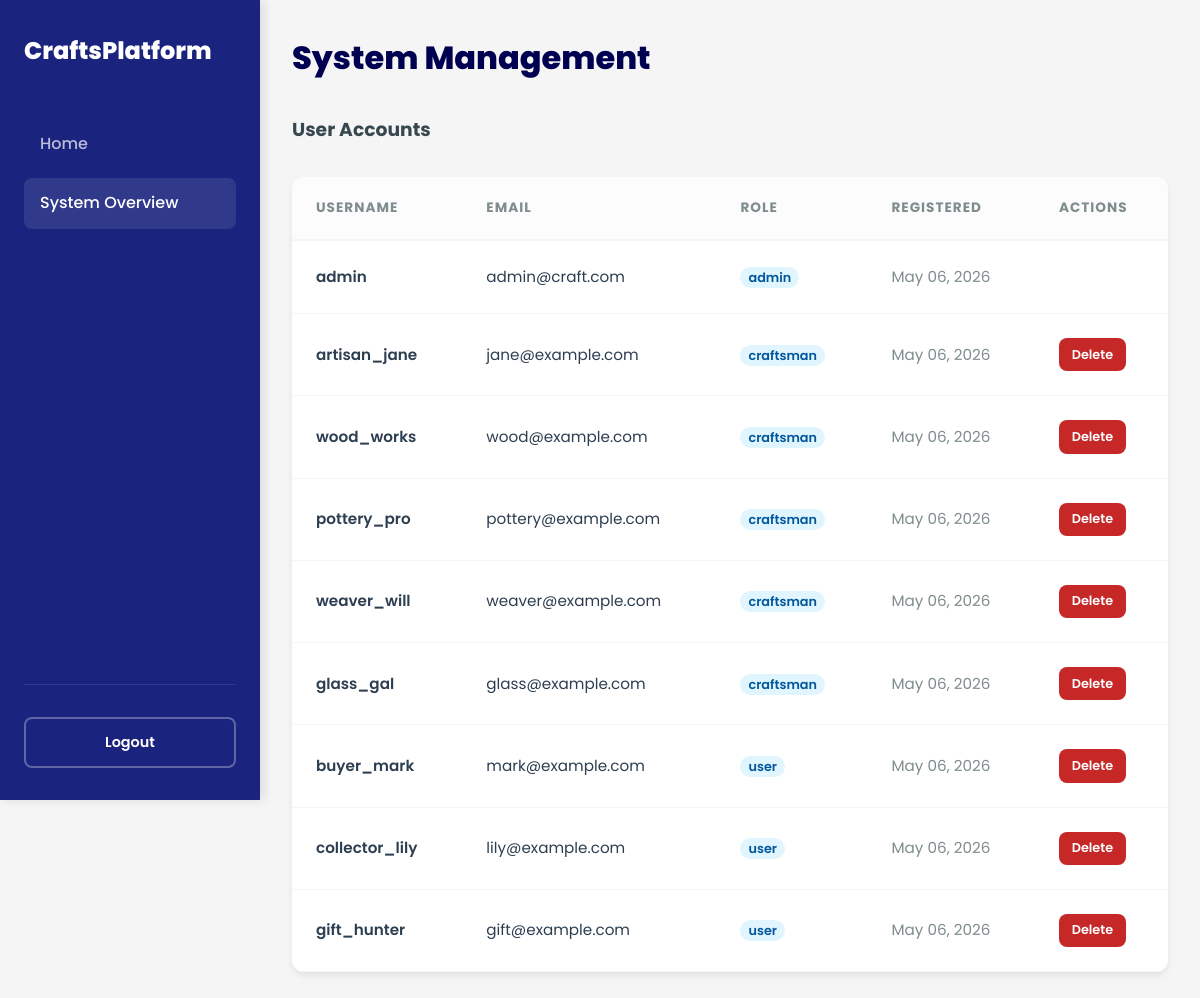
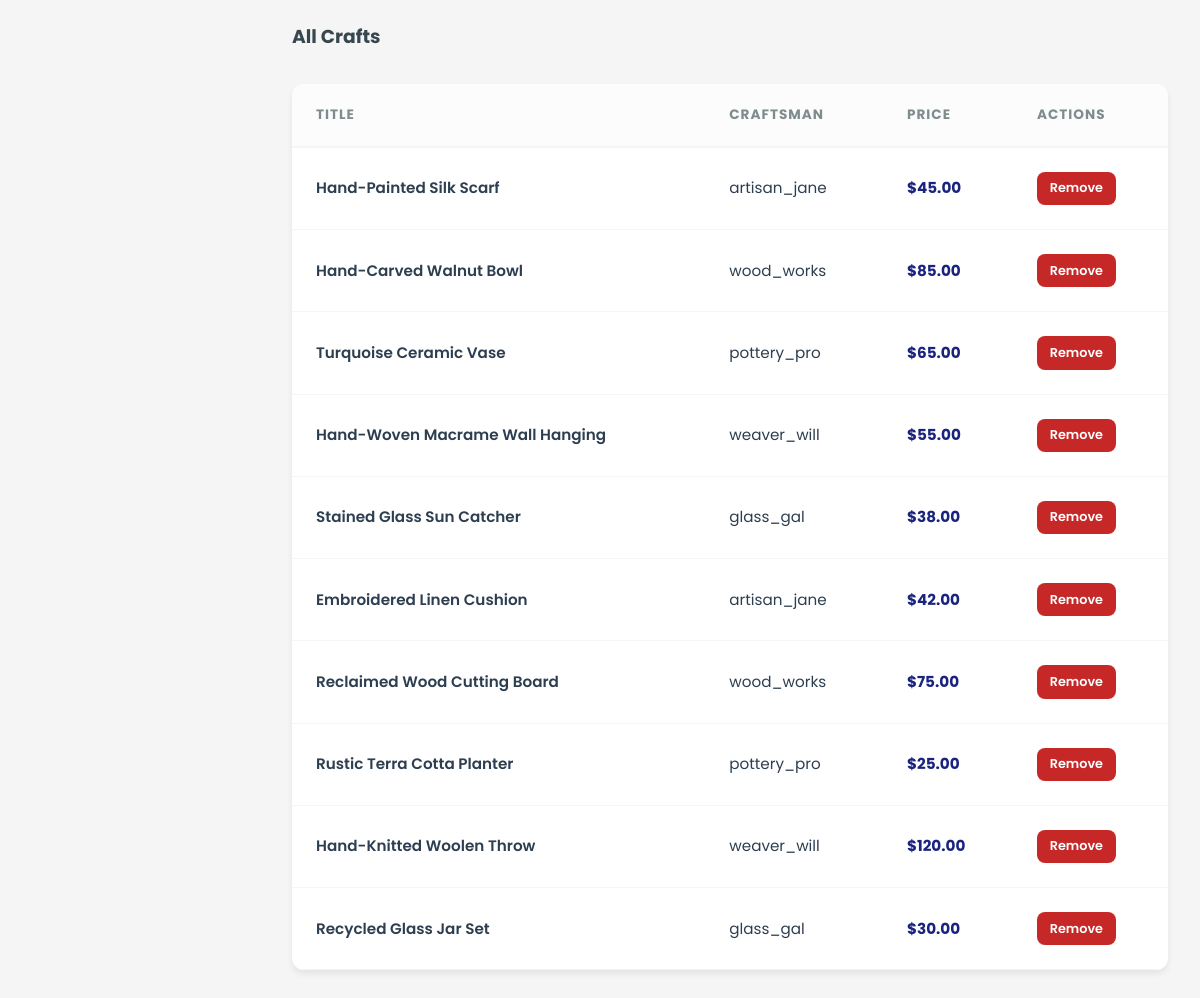
Page /admin_dashboard.php (signed in) on the committed database (2 pictures, top to bottom).
### tables this page shows
CREATE TABLE IF NOT EXISTS users (
    id INT AUTO_INCREMENT PRIMARY KEY,
    username VARCHAR(50) NOT NULL UNIQUE,
    email VARCHAR(100) NOT NULL UNIQUE,
    password VARCHAR(255) NOT NULL,
    role ENUM('admin', 'craftsman', 'user') DEFAULT 'user',
    created_at TIMESTAMP DEFAULT CURRENT_TIMESTAMP
);

CREATE TABLE IF NOT EXISTS crafts (
    id INT AUTO_INCREMENT PRIMARY KEY,
    user_id INT NOT NULL,
    title VARCHAR(255) NOT NULL,
    description TEXT NOT NULL,
    price DECIMAL(10, 2) NOT NULL,
    image_url VARCHAR(255),
    created_at TIMESTAMP DEFAULT CURRENT_TIMESTAMP,
    FOREIGN KEY (user_id) REFERENCES users(id) ON DELETE CASCADE
);

### admin_dashboard.php (the view, shortened to what this page needs)
<?php
require_once 'includes/db.php';
$users_stmt = $pdo->query("SELECT id, username, email, role, created_at FROM users ORDER BY created_at DESC");
$users = $users_stmt->fetchAll();
$crafts_stmt = $pdo->query("SELECT crafts.*, users.username FROM crafts JOIN users ON crafts.user_id = users.id ORDER BY crafts.created_at DESC");
$crafts = $crafts_stmt->fetchAll();
?>
<!DOCTYPE html>
<html lang="en">
<head>
    <link rel="stylesheet" href="css/style.css">
</head>
<body style="background: var(--bg-color);">
    <div class="main-wrapper">
        <aside class="sidebar">
            <a href="index.php" class="logo">
                <span>CraftsPlatform</span>
            </a>
            <ul class="sidebar-nav">
                <li><a href="index.php"><span>Home</span></a></li>
                <li><a href="admin_dashboard.php" class="active"><span>System Overview</span></a></li>
            </ul>
            <div class="sidebar-footer">
                <a href="logout.php" class="btn btn-outline" style="width: 100%; border-color: rgba(255,255,255,0.3); color: #fff;">Logout</a>
            </div>
        </aside>
        <main class="content-area">
            <div class="container">
        <h2 class="section-title">System Management</h2>
        <section style="margin-top: 2rem;">
            <h3 style="margin-bottom: 1rem; color: var(--secondary-color);">User Accounts</h3>
            <div class="table-container">
                <table>
                    <thead>
                        <tr>
                            <th>Username</th>
                            <th>Email</th>
                            <th>Role</th>
                            <th>Registered</th>
                            <th>Actions</th>
                        </tr>
                    </thead>
                    <tbody>
                        <?php foreach ($users as $user): ?>
                            <tr>
                                <td style="font-weight: 600;"><?php echo htmlspecialchars($user['username']); ?></td>
                                <td><?php echo htmlspecialchars($user['email']); ?></td>
                                <td><span style="background: #e1f5fe; color: #01579b; padding: 2px 8px; border-radius: 12px; font-size: 0.8rem; font-weight: 600;"><?php echo htmlspecialchars($user['role']); ?></span></td>
                                <td style="color: var(--text-muted);"><?php echo date('M d, Y', strtotime($user['created_at'])); ?></td>
                                <td>
                                    <?php if ($user['id'] != $_SESSION['user_id']): ?>
                                        <a href="delete_user.php?id=<?php echo $user['id']; ?>" class="btn btn-danger delete-btn" style="padding: 0.4rem 0.8rem; font-size: 0.8rem;">Delete</a>
                                    <?php endif; ?>
                                </td>
                            </tr>
                        <?php endforeach; ?>
                    </tbody>
                </table>
            </div>
        </section>
        <section style="margin-top: 3rem;">
            <h3 style="margin-bottom: 1rem; color: var(--secondary-color);">All Crafts</h3>
            <div class="table-container">
                <table>
                    <thead>
                        <tr>
                            <th>Title</th>
                            <th>Craftsman</th>
                            <th>Price</th>
                            <th>Actions</th>
                        </tr>
                    </thead>
                    <tbody>
                        <?php foreach ($crafts as $craft): ?>
                            <tr>
                                <td style="font-weight: 600;"><?php echo htmlspecialchars($craft['title']); ?></td>
                                <td><?php echo htmlspecialchars($craft['username']); ?></td>
                                <td style="color: var(--primary-color); font-weight: 700;">$<?php echo htmlspecialchars($craft['price']); ?></td>
                                <td>
                                    <a href="delete_craft_admin.php?id=<?php echo $craft['id']; ?>" class="btn btn-danger delete-btn" style="padding: 0.4rem 0.8rem; font-size: 0.8rem;">Remove</a>
                                </td>
                            </tr>
                        <?php endforeach; ?>
                    </tbody>
                </table>
            </div>
        </section>
            </div>
        </main>
    </div>
</body>
</html>

### css/style.css (style rules this page uses)
:root { --primary-color: #1a237e; --primary-light: #534bae; --primary-dark: #000051; --accent-color: #ffd700; --secondary-color: #37474f; --bg-color: #f5f5f5; --card-bg: #ffffff; --text-color: #2c3e50; --text-muted: #7f8c8d; --error-color: #c62828; --success-color: #2e7d32; --border-color: #e0e0e0; --header-height: 70px; --sidebar-width: 260px; --shadow-sm: 0 2px 4px rgba(0,0,0,0.05); --shadow-md: 0 4px 6px rgba(0,0,0,0.07); --shadow-lg: 0 10px 15px rgba(0,0,0,0.1); --radius: 12px; }
* { margin: 0; padding: 0; box-sizing: border-box; }
body { background-color: var(--bg-color); color: var(--text-color); font-family: 'Poppins', sans-serif; line-height: 1.6; -webkit-font-smoothing: antialiased; }
.main-wrapper { display: flex; min-height: 100vh; }
.content-area { flex-grow: 1; padding: 2rem; transition: all 0.3s; }
.container { max-width: 1200px; margin: 0 auto; }
.sidebar { width: var(--sidebar-width); background: var(--primary-color); color: #ffffff; padding: 2rem 1.5rem; display: flex; flex-direction: column; position: sticky; top: 0; height: 100vh; box-shadow: 4px 0 10px rgba(0,0,0,0.1); }
.sidebar .logo { font-size: 1.5rem; font-weight: 800; color: #ffffff; margin-bottom: 3rem; text-decoration: none; display: flex; align-items: center; gap: 0.5rem; }
.sidebar-nav { list-style: none; flex-grow: 1; }
.sidebar-nav li { margin-bottom: 0.5rem; }
.sidebar-nav a { color: rgba(255,255,255,0.7); text-decoration: none; padding: 0.8rem 1rem; border-radius: 8px; display: block; font-weight: 500; transition: all 0.2s; }
.sidebar-nav a:hover, .sidebar-nav a.active { background: rgba(255,255,255,0.1); color: #ffffff; }
.sidebar-footer { padding-top: 2rem; border-top: 1px solid rgba(255,255,255,0.1); }
.btn { display: inline-flex; align-items: center; justify-content: center; background: var(--primary-color); color: #ffffff; padding: 0.75rem 1.5rem; border: none; border-radius: 8px; cursor: pointer; font-weight: 600; text-decoration: none; transition: all 0.3s cubic-bezier(0.4, 0, 0.2, 1); font-size: 0.9rem; font-family: inherit; }
.btn-danger { background: var(--error-color); }
.btn-outline { background: transparent; border: 2px solid var(--primary-color); color: var(--primary-color); }
.section-title { font-size: 2rem; font-weight: 800; margin-bottom: 2rem; color: var(--primary-dark); }
.table-container { background: #ffffff; border-radius: var(--radius); box-shadow: var(--shadow-md); overflow: hidden; margin-top: 2rem; }
table { width: 100%; border-collapse: collapse; }
table th { background: #fcfcfc; padding: 1.25rem 1.5rem; text-align: left; font-weight: 700; font-size: 0.85rem; text-transform: uppercase; letter-spacing: 1px; color: var(--text-muted); border-bottom: 2px solid var(--bg-color); }
table td { padding: 1.5rem; border-bottom: 1px solid var(--bg-color); font-size: 0.95rem; }

### rows in the picture
users: username "admin", email "admin@craft.com", role "admin", created_at "May 06, 2026"
users: username "artisan_jane", email "jane@example.com", role "craftsman", created_at "May 06, 2026"
users: username "wood_works", email "wood@example.com", role "craftsman", created_at "May 06, 2026"
users: username "pottery_pro", email "pottery@example.com", role "craftsman", created_at "May 06, 2026"
users: username "weaver_will", email "weaver@example.com", role "craftsman", created_at "May 06, 2026"
users: username "glass_gal", email "glass@example.com", role "craftsman", created_at "May 06, 2026"
users: username "buyer_mark", email "mark@example.com", role "user", created_at "May 06, 2026"
users: username "collector_lily", email "lily@example.com", role "user", created_at "May 06, 2026"
users: username "gift_hunter", email "gift@example.com", role "user", created_at "May 06, 2026"
crafts: title "Hand-Painted Silk Scarf", user.username "artisan_jane", price "45.00"
crafts: title "Hand-Carved Walnut Bowl", user.username "wood_works", price "85.00"
crafts: title "Turquoise Ceramic Vase", user.username "pottery_pro", price "65.00"
crafts: title "Hand-Woven Macrame Wall Hanging", user.username "weaver_will", price "55.00"
crafts: title "Stained Glass Sun Catcher", user.username "glass_gal", price "38.00"
crafts: title "Embroidered Linen Cushion", user.username "artisan_jane", price "42.00"
crafts: title "Reclaimed Wood Cutting Board", user.username "wood_works", price "75.00"
crafts: title "Rustic Terra Cotta Planter", user.username "pottery_pro", price "25.00"
crafts: title "Hand-Knitted Woolen Throw", user.username "weaver_will", price "120.00"
crafts: title "Recycled Glass Jar Set", user.username "glass_gal", price "30.00"
